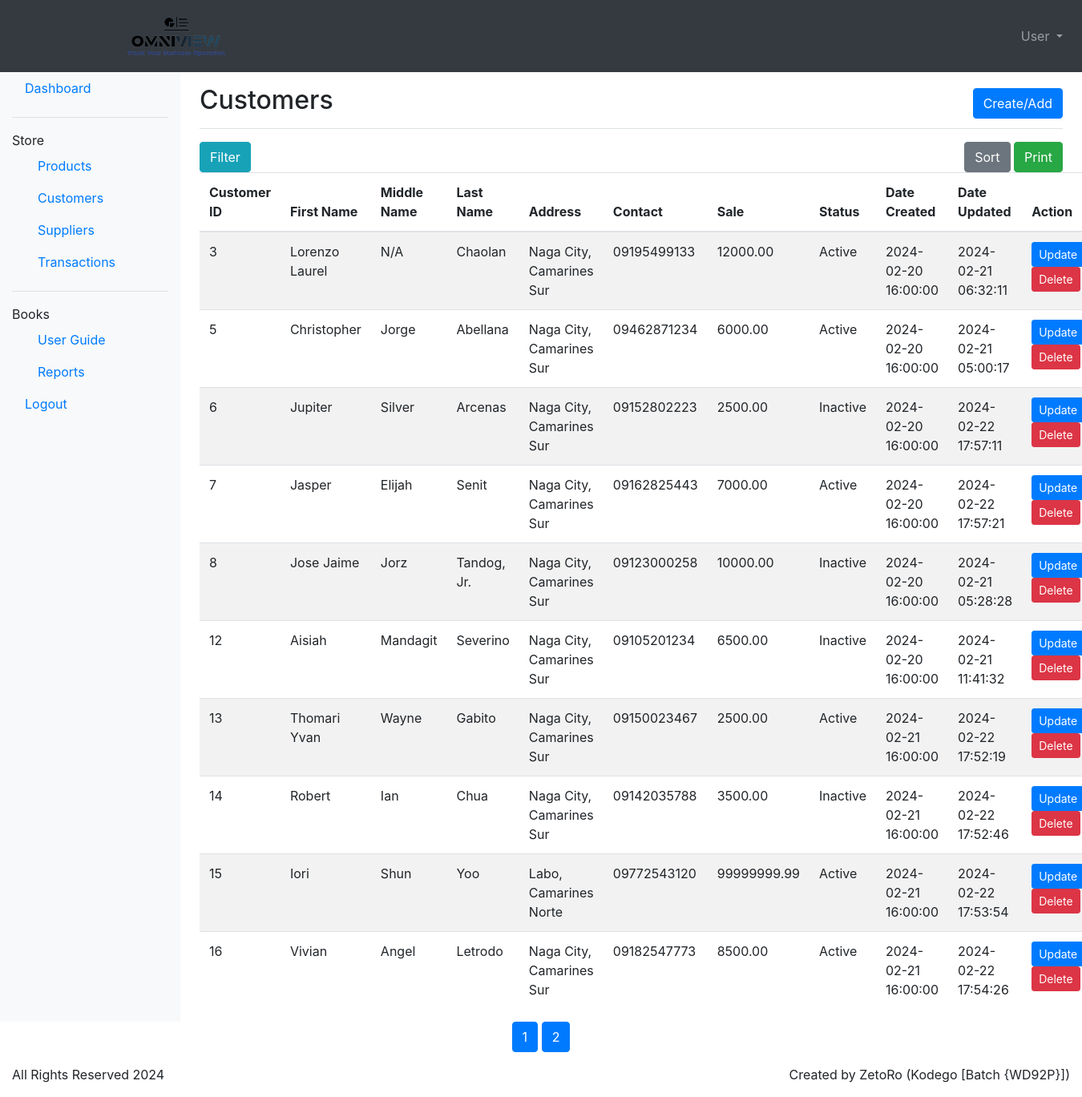
/customer.php, run on the app's committed database.
### tables this page shows
CREATE TABLE `customer` (
  `customer_id` int(11) NOT NULL,
  `firstname` varchar(255) NOT NULL,
  `middlename` varchar(255) DEFAULT NULL,
  `lastname` varchar(255) NOT NULL,
  `address` varchar(255) DEFAULT NULL,
  `contact_number` varchar(255) DEFAULT NULL,
  `customer_sales` decimal(10,2) DEFAULT NULL,
  `status` enum('Active','Inactive') NOT NULL,
  `date_added` timestamp NOT NULL DEFAULT current_timestamp(),
  `date_updated` timestamp NOT NULL DEFAULT current_timestamp() ON UPDATE current_timestamp()
);

### customer.php (the view, shortened to what this page needs)
<?php
    include_once 'db_connection.php';
?>
<!DOCTYPE html>
<html lang="en">
    <head>
        <link rel="stylesheet" href="https://stackpath.bootstrapcdn.com/bootstrap/4.5.2/css/bootstrap.min.css">
	    <link rel="stylesheet" href="STYLING/styles.css">
    </head>
    <body>
        <nav class="navbar navbar-expand-lg navbar-dark bg-dark">
            <a class="navbar-brand" href="dashboard.php">
                <img src="ASSETS/index-img/logo2-img.png" class="rounded-end" alt="OmniView: Track Your Business Operation">
            </a>
            <div class="collapse navbar-collapse" id="navbarSupportedContent">
                <ul class="navbar-nav ml-auto">
                    <li class="nav-item dropdown">
                        <a class="nav-link dropdown-toggle" href="#" id="navbarDropdown" role="button" data-toggle="dropdown" aria-haspopup="true" aria-expanded="false">
                            User
                        </a>
                    </li>
                </ul>
            </div>
        </nav>
        <div class="container-fluid">
            <div class="row">
                <nav class="col-md-2 d-none d-md-block bg-light sidebar">
                    <div class="sidebar-sticky">
                        <ul class="nav flex-column">
                            <li class="nav-item">
                                <a class="nav-link active" href="dashboard.php">
                                    Dashboard
                                </a>
                            </li>
                            <li class="nav-item">
                                <hr>
                                    Store
                                <ul class="nav flex-column ml-3">
                                    <li class="nav-item">
                                        <a class="nav-link" href="product.php">Products</a>
                                    </li>
                                    <li class="nav-item">
                                        <a class="nav-link" href="#">Customers</a>
                                    </li>
                                    <li class="nav-item">
                                        <a class="nav-link" href="supplier.php">Suppliers</a>
                                    </li>
                                    <li class="nav-item">
                                        <a class="nav-link" href="transaction.php">Transactions</a>
                                    </li>
                                </ul>
                            </li>
                            <li class="nav-item">
                                <hr>
                                    Books
                                <ul class="nav flex-column ml-3">
                                    <li class="nav-item">
                                        <a class="nav-link" href="guide.php">User Guide</a>
                                    </li>
                                    <li class="nav-item">
                                        <a class="nav-link" href="report.php">Reports</a>
                                    </li>
                                </ul>
                            </li>
                            <li class="nav-item">
                                <a class="nav-link" href="logout.php">
                                    Logout
                                </a>
                            </li>
                        </ul>
                    </div>
                </nav>
                <main role="main" class="col-md-9 ml-sm-auto col-lg-10 px-4">
                    <div class="d-flex justify-content-between flex-wrap flex-md-nowrap align-items-center pt-3 pb-2 mb-3 border-bottom">
                        <h1 class="h2">Customers</h1>
                        <button class="btn btn-primary" data-toggle="modal" data-target="#addCustomerModal">Create/Add</button>
                    </div>
                    <div class="row">
                        <div class="col-md-6">
                            <button class="btn btn-info" data-toggle="modal" data-target="#filterModal">Filter</button>
                        </div>
                        <div class="col-md-6 text-right">
                            <button class="btn btn-secondary" data-toggle="modal" data-target="#sortModal">Sort</button>
                            <button class="btn btn-success" id="printButton">Print</button>
                        </div>
                    </div>
                    <table class="table table-striped" id="customerTable">
                        <thead>
                            <tr>
                                <th>Customer ID</th>
                                <th>First Name</th>
                                <th>Middle Name</th>
                                <th>Last Name</th>
                                <th>Address</th>
                                <th>Contact</th>
                                <th>Sale</th>
                                <th>Status</th>
                                <th>Date Created</th>
                                <th>Date Updated</th>
                                <th>Action</th>
                            </tr>
                        </thead>
                        <tbody>
                            <?php
                                $records_per_page = 10;
                                if (isset($_GET['page']) && is_numeric($_GET['page'])) {
	                                $page = $_GET['page'];
                                } else {
	                                $page = 1;
                                }
                                $offset = ($page - 1) * $records_per_page;
                                $query = "SELECT * FROM customer LIMIT $offset, $records_per_page";
                                $result = mysqli_query($conn, $query);
                                if (mysqli_num_rows($result) > 0) {
	                                while ($row = mysqli_fetch_assoc($result)) {
                                        echo '<tr>';
                                            echo '<td>' . $row['customer_id'] . '</td>';
                                            echo '<td>' . $row['firstname'] . '</td>';
                                            echo '<td>' . $row['middlename'] . '</td>';
                                            echo '<td>' . $row['lastname'] . '</td>';
                                            echo '<td>' . $row['address'] . '</td>';
                                            echo '<td>' . $row['contact_number'] . '</td>';
                                            echo '<td>' . $row['customer_sales'] . '</td>';
                                            echo '<td>' . $row['status'] . '</td>';
                                            echo '<td>' . $row['date_added'] . '</td>';
                                            echo '<td>' . $row['date_updated'] . '</td>';
                                            echo '<td>';
                                                echo '<button type="button" class="btn btn-primary btn-sm" data-toggle="modal" data-target="#updateCustomerModal" data-customerid="' . $row['customer_id'] . '">Update</button>';
                                                echo '<button type="button" class="btn btn-danger btn-sm" data-toggle="modal" data-target="#deleteCustomerModal" data-customerid="' . $row['customer_id'] . '">Delete</button>';
                                            echo '</td>';
                                        echo '</tr>';
                                    }
                                } else {
                                    echo '<tr><td colspan="11">No customers found</td></tr>';
                                }
                            ?>
                        </tbody>
                    </table>
                </main>
            </div>
            <div class="text-center">
	            <?php
		            $count_query = "SELECT COUNT(*) AS total_records FROM customer";
		            $count_result = mysqli_query($conn, $count_query);
		            $count_row = mysqli_fetch_assoc($count_result);
		            $total_records = $count_row['total_records'];
		            $total_pages = ceil($total_records / $records_per_page);
		            for ($i = 1; $i <= $total_pages; $i++) {
			            echo "<a href='customer.php?page=$i' class='btn btn-primary'>$i</a> ";
		            }
	            ?>
            </div>
        </div>
        <footer class="footer mt-auto py-3">
            <div class="container-fluid">
                <div class="row">
                    <div class="col-md-6">
                        <span>All Rights Reserved 2024</span>
                    </div>
                    <div class="col-md-6 text-right">
                        <span>Created by ZetoRo (Kodego [Batch {WD92P}])</span>
                    </div>
                </div>
            </div>
        </footer>
    </body>
</html>

### STYLING/styles.css (style rules this page uses)
.navbar-brand img { width: 10vw; margin-left: 10vw; }

### data on the page
customer: customer_id "3", firstname "Lorenzo Laurel", middlename "N/A", lastname "Chaolan", address "Naga City, Camarines Sur", contact_number "09195499133", customer_sales "12000.00", status "Active", date_added "2024-02-20 16:00:00", date_updated "2024-02-21 06:32:11"
customer: customer_id "5", firstname "Christopher", middlename "Jorge", lastname "Abellana", address "Naga City, Camarines Sur", contact_number "09462871234", customer_sales "6000.00", status "Active", date_added "2024-02-20 16:00:00", date_updated "2024-02-21 05:00:17"
customer: customer_id "6", firstname "Jupiter", middlename "Silver", lastname "Arcenas", address "Naga City, Camarines Sur", contact_number "09152802223", customer_sales "2500.00", status "Inactive", date_added "2024-02-20 16:00:00", date_updated "2024-02-22 17:57:11"
customer: customer_id "7", firstname "Jasper", middlename "Elijah", lastname "Senit", address "Naga City, Camarines Sur", contact_number "09162825443", customer_sales "7000.00", status "Active", date_added "2024-02-20 16:00:00", date_updated "2024-02-22 17:57:21"
customer: customer_id "8", firstname "Jose Jaime", middlename "Jorz", lastname "Tandog, Jr.", address "Naga City, Camarines Sur", contact_number "09123000258", customer_sales "10000.00", status "Inactive", date_added "2024-02-20 16:00:00", date_updated "2024-02-21 05:28:28"
customer: customer_id "12", firstname "Aisiah", middlename "Mandagit", lastname "Severino", address "Naga City, Camarines Sur", contact_number "09105201234", customer_sales "6500.00", status "Inactive", date_added "2024-02-20 16:00:00", date_updated "2024-02-21 11:41:32"
customer: customer_id "13", firstname "Thomari Yvan", middlename "Wayne", lastname "Gabito", address "Naga City, Camarines Sur", contact_number "09150023467", customer_sales "2500.00", status "Active", date_added "2024-02-21 16:00:00", date_updated "2024-02-22 17:52:19"
customer: customer_id "14", firstname "Robert", middlename "Ian", lastname "Chua", address "Naga City, Camarines Sur", contact_number "09142035788", customer_sales "3500.00", status "Inactive", date_added "2024-02-21 16:00:00", date_updated "2024-02-22 17:52:46"
customer: customer_id "15", firstname "Iori", middlename "Shun", lastname "Yoo", address "Labo, Camarines Norte", contact_number "09772543120", customer_sales "99999999.99", status "Active", date_added "2024-02-21 16:00:00", date_updated "2024-02-22 17:53:54"
customer: customer_id "16", firstname "Vivian", middlename "Angel", lastname "Letrodo", address "Naga City, Camarines Sur", contact_number "09182547773", customer_sales "8500.00", status "Active", date_added "2024-02-21 16:00:00", date_updated "2024-02-22 17:54:26"
